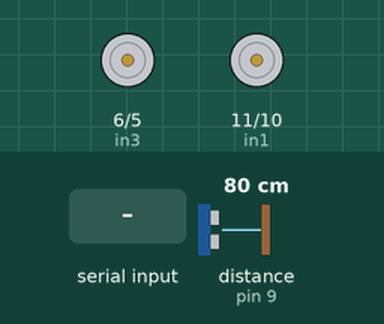
This sketch was run on a simulated Arduino Uno, built with avr-gcc and run on an emulated ATmega328P. On the bench: motor-driver pin pairs drawn as motors (green arrow = first pin HIGH = forward, orange = second pin HIGH = backward, longer = more drive). Wiring (inferred from the names in the program): ultrasonic range finder: trigger pin 8; echo pin 9. The inputs (shaded band) are chosen by the test bench; at power-on: distance to the obstacle (sensor on pin 9) 80 cm. The echo pulse lasts 58.3 µs per cm.

Above: at 1.2 s.
1.3 s: "F" received over Serial
At 1.8 s:
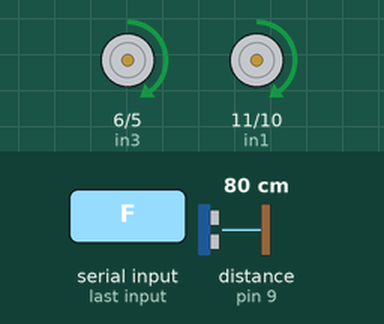
2.8 s: "G" received over Serial
At 4.0 s:
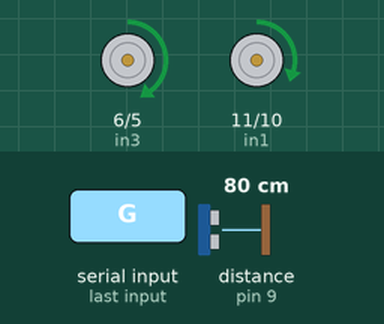
4.3 s: "I" received over Serial
At 5.3 s:
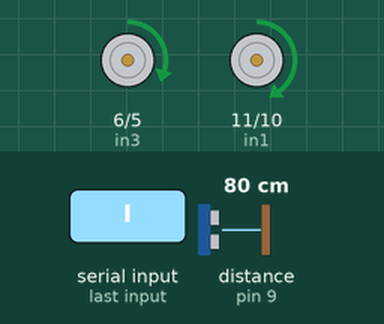
5.8 s: "B" received over Serial
At 6.4 s:
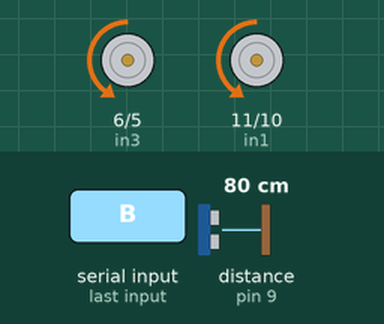
7.3 s: "L" received over Serial
At 7.7 s:
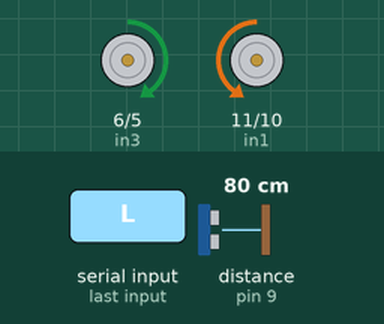
8.8 s: "R" received over Serial
At 9.9 s:
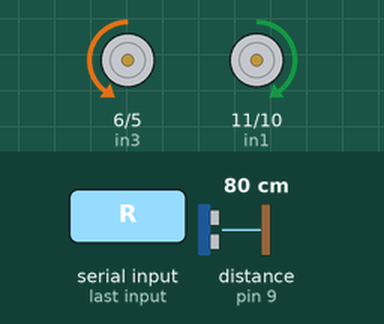
Timing chart, 0 to 11.3 s (numbered marks = the images above; inputs shaded):
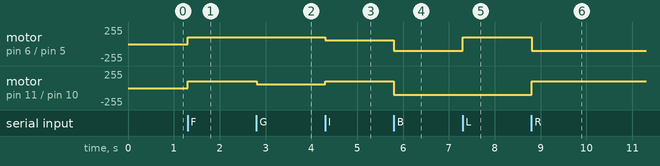

Measured:
- after the input at 1.3 s, motor on pin 6 (in3) / pin 5 (in4), motor on pin 11 (in1) / pin 10 (in2): stopped → forward 100/255 at once
- after the input at 2.8 s, motor on pin 11 (in1) / pin 10 (in2): forward 100/255 → forward 60/255 at once
- after the input at 4.3 s, motor on pin 6 (in3) / pin 5 (in4): forward 100/255 → forward 60/255 at once; motor on pin 11 (in1) / pin 10 (in2): forward 60/255 → forward 100/255 at once
- after the input at 5.8 s, motor on pin 6 (in3) / pin 5 (in4): forward 60/255 → backward 100/255 at once; motor on pin 11 (in1) / pin 10 (in2): forward 100/255 → backward 100/255 at once
- after the input at 7.3 s, motor on pin 6 (in3) / pin 5 (in4): backward 100/255 → forward 100/255 at once
- after the input at 8.8 s, motor on pin 6 (in3) / pin 5 (in4): forward 100/255 → backward 100/255 at once; motor on pin 11 (in1) / pin 10 (in2): backward 100/255 → forward 100/255 at once

The sketch:

arduino_bluetooth_ultrasonic.ino
```cpp
#define in1 11    // Left Motor Forward
#define in2 10    // Left Motor Backward
#define in3 6     // Right Motor Forward
#define in4 5     // Right Motor Backward

// Ultrasonic Sensor Pins
#define trigPin 8
#define echoPin 9

int command;
const int Speed = 100;
const int TurnSpeed = 60;

long duration;
int distance;

const int OBSTACLE_DIST = 20; // cm

void setup() {
  pinMode(in1, OUTPUT);
  pinMode(in2, OUTPUT);
  pinMode(in3, OUTPUT);
  pinMode(in4, OUTPUT);

  pinMode(trigPin, OUTPUT);
  pinMode(echoPin, INPUT);

  Serial.begin(9600);   // HC-05 Bluetooth baud rate
}

void loop() {

  distance = getDistance();
  bool obstacle = (distance > 0 && distance <= OBSTACLE_DIST);

  if (Serial.available()) {

    command = Serial.read();

    switch (command) {

      case 'F':
        if (!obstacle) forward();
        else Stop();          // block only forward motion
        break;

      case 'G':
        if (!obstacle) forwardleft();
        else Stop();
        break;

      case 'I':
        if (!obstacle) forwardright();
        else Stop();
        break;

      case 'B':
        back();                // always allowed, even near an obstacle
        break;

      case 'L':
        left();
        break;

      case 'R':
        right();
        break;

      case 'H':
        backleft();
        break;

      case 'J':
        backright();
        break;

      case 'S':
        Stop();
        break;
    }
  } else if (obstacle) {
    // No new command, but too close — stop as a safety default
    Stop();
  }
}

//================== Distance Function ==================

int getDistance() {

  digitalWrite(trigPin, LOW);
  delayMicroseconds(2);

  digitalWrite(trigPin, HIGH);
  delayMicroseconds(10);

  digitalWrite(trigPin, LOW);

  // Timeout after 30ms (~5m max range) to avoid blocking forever
  duration = pulseIn(echoPin, HIGH, 30000);

  if (duration == 0) {
    return -1; // no echo received / out of range
  }

  distance = duration * 0.034 / 2;
  return distance;
}

//================== Motor Functions ==================

void forward() {
  analogWrite(in1, Speed);
  analogWrite(in2, 0);
  analogWrite(in3, Speed);
  analogWrite(in4, 0);
}

void back() {
  analogWrite(in1, 0);
  analogWrite(in2, Speed);
  analogWrite(in3, 0);
  analogWrite(in4, Speed);
}

void left() {
  analogWrite(in1, 0);
  analogWrite(in2, Speed);
  analogWrite(in3, Speed);
  analogWrite(in4, 0);
}

void right() {
  analogWrite(in1, Speed);
  analogWrite(in2, 0);
  analogWrite(in3, 0);
  analogWrite(in4, Speed);
}

void forwardleft() {
  analogWrite(in1, TurnSpeed);
  analogWrite(in2, 0);
  analogWrite(in3, Speed);
  analogWrite(in4, 0);
}

void forwardright() {
  analogWrite(in1, Speed);
  analogWrite(in2, 0);
  analogWrite(in3, TurnSpeed);
  analogWrite(in4, 0);
}

void backleft() {
  analogWrite(in1, 0);
  analogWrite(in2, TurnSpeed);
  analogWrite(in3, 0);
  analogWrite(in4, Speed);
}

void backright() {
  analogWrite(in1, 0);
  analogWrite(in2, Speed);
  analogWrite(in3, 0);
  analogWrite(in4, TurnSpeed);
}

void Stop() {
  analogWrite(in1, 0);
  analogWrite(in2, 0);
  analogWrite(in3, 0);
  analogWrite(in4, 0);
}
```
